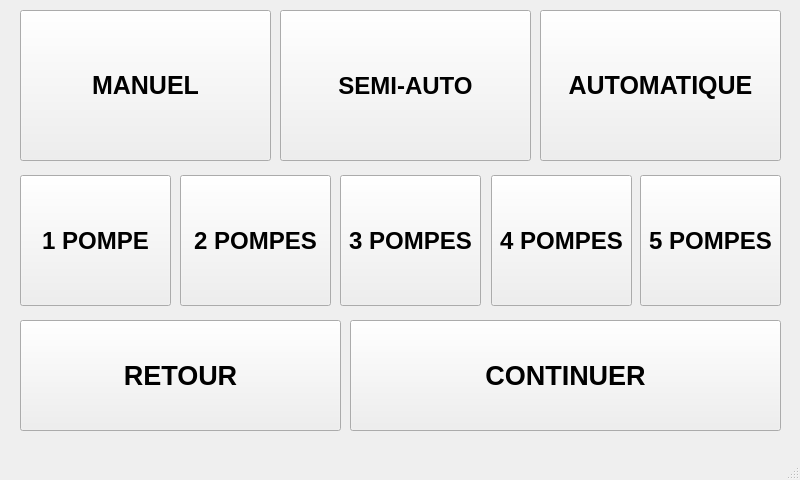
<?xml version="1.0" encoding="UTF-8"?>
<ui version="4.0">
 <class>PageModeEtPompe</class>
 <widget class="QMainWindow" name="PageModeEtPompe">
  <property name="geometry">
   <rect>
    <x>0</x>
    <y>0</y>
    <width>800</width>
    <height>480</height>
   </rect>
  </property>
  <property name="windowTitle">
   <string>MainWindow</string>
  </property>
  <widget class="QWidget" name="centralwidget">
   <widget class="QPushButton" name="pb_1pompe">
    <property name="geometry">
     <rect>
      <x>20</x>
      <y>175</y>
      <width>151</width>
      <height>131</height>
     </rect>
    </property>
    <property name="font">
     <font>
      <pointsize>18</pointsize>
      <bold>true</bold>
     </font>
    </property>
    <property name="text">
     <string>1 POMPE</string>
    </property>
   </widget>
   <widget class="QPushButton" name="pb_manuel">
    <property name="geometry">
     <rect>
      <x>20</x>
      <y>10</y>
      <width>251</width>
      <height>151</height>
     </rect>
    </property>
    <property name="font">
     <font>
      <pointsize>19</pointsize>
      <bold>true</bold>
     </font>
    </property>
    <property name="text">
     <string>MANUEL</string>
    </property>
   </widget>
   <widget class="QPushButton" name="pb_semiauto">
    <property name="geometry">
     <rect>
      <x>280</x>
      <y>10</y>
      <width>251</width>
      <height>151</height>
     </rect>
    </property>
    <property name="font">
     <font>
      <pointsize>18</pointsize>
      <bold>true</bold>
     </font>
    </property>
    <property name="text">
     <string>SEMI-AUTO</string>
    </property>
   </widget>
   <widget class="QPushButton" name="pb_auto">
    <property name="geometry">
     <rect>
      <x>540</x>
      <y>10</y>
      <width>241</width>
      <height>151</height>
     </rect>
    </property>
    <property name="font">
     <font>
      <pointsize>19</pointsize>
      <bold>true</bold>
     </font>
    </property>
    <property name="text">
     <string>AUTOMATIQUE</string>
    </property>
   </widget>
   <widget class="QPushButton" name="pb_2pompes">
    <property name="geometry">
     <rect>
      <x>180</x>
      <y>175</y>
      <width>151</width>
      <height>131</height>
     </rect>
    </property>
    <property name="font">
     <font>
      <pointsize>18</pointsize>
      <bold>true</bold>
     </font>
    </property>
    <property name="text">
     <string>2 POMPES</string>
    </property>
   </widget>
   <widget class="QPushButton" name="pb_3pompes">
    <property name="geometry">
     <rect>
      <x>340</x>
      <y>175</y>
      <width>141</width>
      <height>131</height>
     </rect>
    </property>
    <property name="font">
     <font>
      <pointsize>18</pointsize>
      <bold>true</bold>
     </font>
    </property>
    <property name="text">
     <string>3 POMPES</string>
    </property>
   </widget>
   <widget class="QPushButton" name="pb_4pompes">
    <property name="geometry">
     <rect>
      <x>491</x>
      <y>175</y>
      <width>141</width>
      <height>131</height>
     </rect>
    </property>
    <property name="font">
     <font>
      <pointsize>18</pointsize>
      <bold>true</bold>
     </font>
    </property>
    <property name="text">
     <string>4 POMPES</string>
    </property>
   </widget>
   <widget class="QPushButton" name="pb_5pompes">
    <property name="geometry">
     <rect>
      <x>640</x>
      <y>175</y>
      <width>141</width>
      <height>131</height>
     </rect>
    </property>
    <property name="font">
     <font>
      <pointsize>18</pointsize>
      <bold>true</bold>
     </font>
    </property>
    <property name="text">
     <string>5 POMPES</string>
    </property>
   </widget>
   <widget class="QPushButton" name="pb_continuer">
    <property name="geometry">
     <rect>
      <x>350</x>
      <y>320</y>
      <width>431</width>
      <height>111</height>
     </rect>
    </property>
    <property name="font">
     <font>
      <pointsize>20</pointsize>
      <bold>true</bold>
     </font>
    </property>
    <property name="text">
     <string>CONTINUER</string>
    </property>
   </widget>
   <widget class="QPushButton" name="pushButton_3">
    <property name="geometry">
     <rect>
      <x>20</x>
      <y>320</y>
      <width>321</width>
      <height>111</height>
     </rect>
    </property>
    <property name="font">
     <font>
      <pointsize>20</pointsize>
      <bold>true</bold>
     </font>
    </property>
    <property name="text">
     <string>RETOUR</string>
    </property>
   </widget>
  </widget>
  <widget class="QMenuBar" name="menubar">
   <property name="geometry">
    <rect>
     <x>0</x>
     <y>0</y>
     <width>800</width>
     <height>22</height>
    </rect>
   </property>
  </widget>
  <widget class="QStatusBar" name="statusbar"/>
 </widget>
 <resources/>
 <connections/>
</ui>
